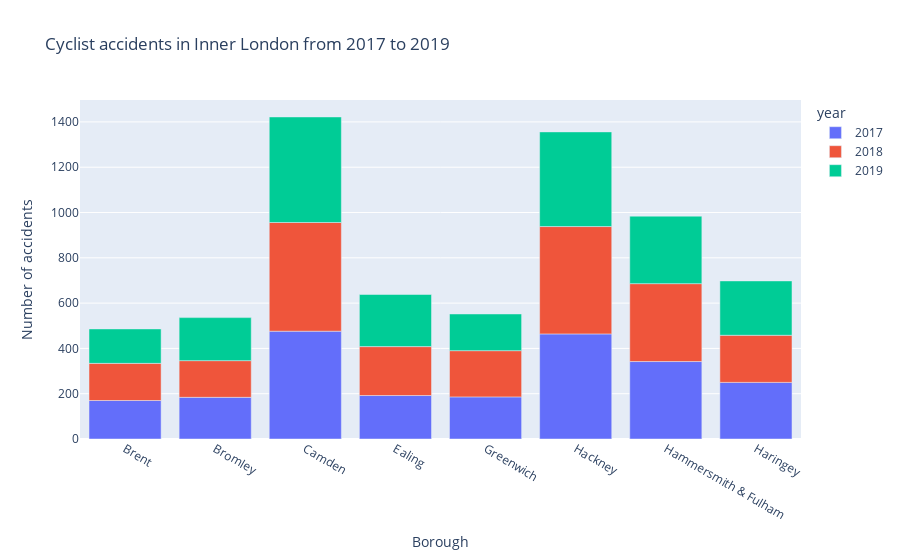

Notebook cell for this chart:
### Markdown cell above
## Visualising the results

### Code cell
# df = accidents_count[accidents_count['area'] == 'Inner']

df = accidents_totalcycle_inner_cl

fig = px.bar(df,
             x="borough",
             y="total_accidents",
             color="year",
             labels={"borough": "Borough",
                     "total_accidents": "Number of accidents"},
             title="Cyclist accidents in Inner London from 2017 to 2019")
fig.show()

### Figure 1 — Plotly figure (JSON) as saved in the notebook; plotly's stock layout.template omitted (floating-point values rounded to 4 significant figures)
{"data": [{"alignmentgroup": "True", "hovertemplate": "year=2017<br>Borough=%{x}<br>Number of accidents=%{y}<extra></extra>", "legendgroup": "2017", "marker": {"color": "#636efa"}, "name": "2017", "offsetgroup": "2017", "orientation": "v", "showlegend": true, "textposition": "auto", "type": "bar", "x": ["Brent", "Bromley", "Camden", "Ealing", "Greenwich", "Hackney", "Hammersmith & Fulham", "Haringey"], "xaxis": "x", "y": [170, 184, 476, 192, 186, 464, 342, 250], "yaxis": "y"}, {"alignmentgroup": "True", "hovertemplate": "year=2018<br>Borough=%{x}<br>Number of accidents=%{y}<extra></extra>", "legendgroup": "2018", "marker": {"color": "#EF553B"}, "name": "2018", "offsetgroup": "2018", "orientation": "v", "showlegend": true, "textposition": "auto", "type": "bar", "x": ["Brent", "Bromley", "Camden", "Ealing", "Greenwich", "Hackney", "Hammersmith & Fulham", "Haringey"], "xaxis": "x", "y": [164, 162, 480, 216, 204, 474, 344, 208], "yaxis": "y"}, {"alignmentgroup": "True", "hovertemplate": "year=2019<br>Borough=%{x}<br>Number of accidents=%{y}<extra></extra>", "legendgroup": "2019", "marker": {"color": "#00cc96"}, "name": "2019", "offsetgroup": "2019", "orientation": "v", "showlegend": true, "textposition": "auto", "type": "bar", "x": ["Brent", "Bromley", "Camden", "Ealing", "Greenwich", "Hackney", "Hammersmith & Fulham", "Haringey"], "xaxis": "x", "y": [152, 190, 466, 230, 162, 418, 298, 240], "yaxis": "y"}], "layout": {"barmode": "relative", "legend": {"title": {"text": "year"}, "tracegroupgap": 0}, "title": {"text": "Cyclist accidents in Inner London from 2017 to 2019"}, "xaxis": {"anchor": "y", "domain": [0, 1], "title": {"text": "Borough"}}, "yaxis": {"anchor": "x", "domain": [0, 1], "title": {"text": "Number of accidents"}}}}
